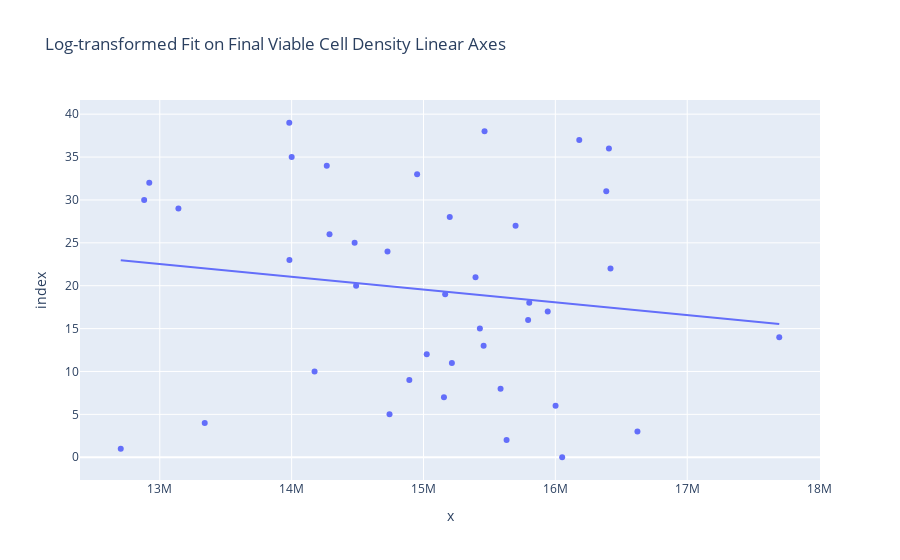

The code cell stored with this chart in its notebook:
### Code cell
px.scatter(y_test, y_pred_lr, trendline='ols', 
           title="Log-transformed Fit on Final Viable Cell Density Linear Axes")
